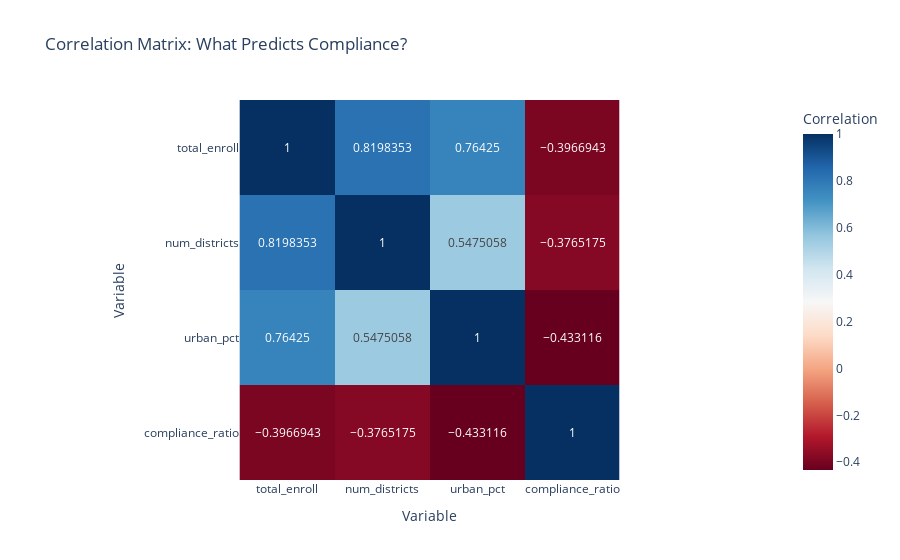

Notebook cell for this chart:
### Code cell
# Correlation heatmap
fig = px.imshow(
    state_metrics[['total_enroll', 'num_districts', 'urban_pct', 'compliance_ratio']].corr(),
    text_auto=True,
    color_continuous_scale='RdBu',
    title='Correlation Matrix: What Predicts Compliance?',
    labels=dict(x='Variable', y='Variable', color='Correlation')
)
fig.show()
save_figure(fig, 'advanced_correlation_heatmap')

print(" Heatmap saved")

### Figure 1 — Plotly figure (JSON) as saved in the notebook; plotly's stock layout.template omitted (floating-point values rounded to 4 significant figures)
{"data": [{"coloraxis": "coloraxis", "hovertemplate": "Variable: %{x}<br>Variable: %{y}<br>Correlation: %{z}<extra></extra>", "name": "0", "texttemplate": "%{z}", "type": "heatmap", "x": ["total_enroll", "num_districts", "urban_pct", "compliance_ratio"], "xaxis": "x", "y": ["total_enroll", "num_districts", "urban_pct", "compliance_ratio"], "yaxis": "y", "z": [[1.0, 0.8198, 0.7642, -0.3967], [0.8198, 1.0, 0.5475, -0.3765], [0.7642, 0.5475, 1.0, -0.4331], [-0.3967, -0.3765, -0.4331, 1.0]]}], "layout": {"coloraxis": {"colorbar": {"title": {"text": "Correlation"}}, "colorscale": [[0, "rgb(103,0,31)"], [0.1, "rgb(178,24,43)"], [0.2, "rgb(214,96,77)"], [0.3, "rgb(244,165,130)"], [0.4, "rgb(253,219,199)"], [0.5, "rgb(247,247,247)"], [0.6, "rgb(209,229,240)"], [0.7, "rgb(146,197,222)"], [0.8, "rgb(67,147,195)"], [0.9, "rgb(33,102,172)"], [1, "rgb(5,48,97)"]]}, "title": {"text": "Correlation Matrix: What Predicts Compliance?"}, "xaxis": {"anchor": "y", "constrain": "domain", "domain": [0, 1], "scaleanchor": "y", "title": {"text": "Variable"}}, "yaxis": {"anchor": "x", "autorange": "reversed", "constrain": "domain", "domain": [0, 1], "title": {"text": "Variable"}}}}
